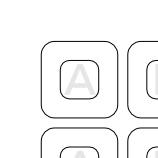
#> input picture research/mark_generator/v3/data/output/resized/box_128_138.jpg, 158 x 158 px; its folder holds only this picture in this run
$ python step5.py
#> lines starting #> are read from the running program, lines starting #| are printed output that depends on the picture
import glob
from PIL import Image, ImageDraw
import os
import random
import numpy as np
import math
import typing as tp
from scipy.special import comb
from tqdm import tqdm
# Get a list of all files matching the pattern
file_list = glob.glob('data/output/resized/*.jpg')

# Load all images from file_list
images = [Image.open(file) for file in file_list]
#> images = 1 item
C = 0.551915024494
# (1, 0), (c, 1), (1, c), (0, 1) ()
# But to randomize it's more convinient to work with polar points
B = math.atan(C)
D = math.sqrt(math.pow(C, 2) + 1)

# And we want to remove the last point from quarter to join with other quarters
PERFECT_QUARTER_POINTS = np.array([(1, 0), (D, B), (D, math.pi / 2 - B)])
QUARTER_ANGLE = math.pi / 2

class Point(tp.NamedTuple):
    x: float
    y: float

def bernstein_poly(i, n, t):
    """
     The Bernstein polynomial of n, i as a function of t
    """

    return comb(n, i) * (t ** (n - i)) * (1 - t) ** i


def bezier_curve(points, nTimes=1000):
    """
       Given a set of control points, return the
       bezier curve defined by the control points.

       points should be a list of lists, or list of tuples
       such as [ [1,1],
                 [2,3],
                 [4,5], ..[Xn, Yn] ]
        nTimes is the number of time steps, defaults to 1000

        See http://processingjs.nihongoresources.com/bezierinfo/
    """

    nPoints = len(points)
    xPoints = np.array([p[0] for p in points])
    yPoints = np.array([p[1] for p in points])

    t = np.linspace(0.0, 1.0, nTimes)

    polynomial_array = np.array([bernstein_poly(i, nPoints - 1, t) for i in range(0, nPoints)])

    xvals = np.dot(xPoints, polynomial_array)
    yvals = np.dot(yPoints, polynomial_array)

    return xvals, yvals


def create_handwritten_circle(alpha: float, gamma: float):

    def create_next_quarter(last_quarter: np.array, _max_radius_dev: float, _max_angle_dev: float, close: bool = False):
        radius_deviation = random.normalvariate(0, _max_radius_dev / 3)
        angle_deviation = random.normalvariate(0, _max_angle_dev / 3)
        new_quarter = last_quarter.copy() + (radius_deviation, angle_deviation + QUARTER_ANGLE)
        if close:
            closing_point = last_quarter[0] + (radius_deviation, angle_deviation + 2 * QUARTER_ANGLE)
            new_quarter = np.append(new_quarter, [closing_point], axis=0)
        return new_quarter

    def pol2cart(radius: float, angle: float):
        x = radius * np.cos(angle)
        y = radius * np.sin(angle)
        return x, y

    max_radius_dev = random.normalvariate(0, alpha * 2)
    max_angle_dev = random.normalvariate(0, gamma * 4)

    quarters = [create_next_quarter(PERFECT_QUARTER_POINTS, max_radius_dev, max_angle_dev)]
    for quarter_number in range(3):  # add the remaining 3 quarters
        quarters.append(create_next_quarter(quarters[-1], max_radius_dev, max_angle_dev, quarter_number == 2))

    circle_point_pol = np.concatenate(quarters)
    circle_points_cart = np.array([pol2cart(radius, angle) for radius, angle in circle_point_pol])
    return bezier_curve(circle_points_cart, 10000)


def create_handwritten_cross(alpha: float, gamma: float):
    def generate_points(first_handle: tp.Tuple[float, float], control_point: tp.Tuple[float, float],
                        second_handle: tp.Tuple[float, float]):
        return [(first_handle[0] + random.normalvariate(0, alpha), first_handle[1] + random.normalvariate(0, alpha)),
                (control_point[0] + random.normalvariate(0, gamma), control_point[1] + random.normalvariate(0, gamma)),
                (second_handle[0] + random.normalvariate(0, alpha), second_handle[1] + random.normalvariate(0, alpha))]

    """
    :param alpha: deviation of start and end of the lines
    :param gamma: deviation from the center for the bezier control point
    """
    line1 = generate_points((0, 1), (.5, .5), (1, 0))
    line2 = generate_points((0, 0), (.5, .5), (1, 1))
    return np.concatenate((bezier_curve(line1, 10000), bezier_curve(line2, 10000)), axis=1)


def create_handwritten_doodle(alpha: float, beta: float, gamma: float, outlier_shape: tp.Tuple[float, float] = (1., 1.)):
    """
    :param alpha: deviation of handle points X values
    :param beta: deviation of handle points Y values
    :param gamma: deviation of bezier control point position
    """

    def calculate_control(first_handle: Point, second_handle: Point):
        middle_x, middle_y = abs(first_handle.x - second_handle.x) / 2, (
                    abs(first_handle.y - second_handle.y) / 2 + min(first_handle.y, second_handle.y))
        return random.normalvariate(middle_x, gamma), random.normalvariate(middle_y, 0)

    lines = []
    beta = max([beta / 4, 0.05])
    handlers = []
    recent_handle = Point(random.normalvariate(1 - outlier_shape[0], alpha / 6), random.normalvariate(1 - outlier_shape[1], beta / 6))
    i = 0
    while recent_handle.y < outlier_shape[1]:
        alpha_shift, beta_shift = random.normalvariate(0, alpha / 6), random.normalvariate(beta / 2, beta / 6)
        next_handle = Point(outlier_shape[0] + alpha_shift if i % 2 else 1 - outlier_shape[0] + alpha_shift,
                            recent_handle[1] + beta_shift)
        control_point = calculate_control(recent_handle, next_handle)
        lines.append(bezier_curve([recent_handle, control_point, next_handle], 10000))
        handlers.append(recent_handle)
        recent_handle = next_handle
        i += 1

    return np.concatenate(lines, axis=1)


def create_handwritten_tick(alpha: float, beta: float, gamma: float):
    left_handle = Point(random.normalvariate(0.1, alpha), random.normalvariate(0.1, beta))
    right_handle = Point(random.normalvariate(0.9, alpha), random.normalvariate(0.1, beta))
    right_control = Point(random.normalvariate(right_handle.x - gamma / 2, gamma / 6),
                          random.normalvariate(3 / 4, beta))
    left_control = Point(random.normalvariate(left_handle.x + gamma / 2, gamma / 6), random.normalvariate(3 / 4, beta))
    return bezier_curve([left_handle, right_control, left_control, right_handle], 1000)


def add_random_mark(image):
    image = image.convert("RGB")

    def add_handwritten_mark(image, mark_type='doodle', alpha=random.uniform(0.03, 0.25), beta=random.uniform(0.03, 0.25), gamma=random.uniform(0.03, 0.25)):
        draw = ImageDraw.Draw(image)
        width, height = image.size
        x, y = width // 2, height // 2

        colors = {
            'black': (1, 1, 1),
            'red': (255, 1, 1),
            'blue': (1, 1, 255),
            'green': (1, 255, 1),
            'yellow': (255, 255, 1),
            'purple': (128, 1, 128)
        }
        chosen_color = random.choice(list(colors.values()))

        for i in range(random.randint(0, 4)):
            if mark_type == 'doodle':
                xvals, yvals = create_handwritten_doodle(alpha, beta, gamma)
            elif mark_type == 'cross':
                xvals, yvals = create_handwritten_cross(alpha, gamma)
            elif mark_type == 'circle':
                xvals, yvals = create_handwritten_circle(alpha, gamma)
            elif mark_type == 'tick':
                xvals, yvals = create_handwritten_tick(alpha, beta, gamma)
            else:
                raise ValueError(f"Unknown mark type: {mark_type}")

            xvals = (xvals * width).astype(int)
            yvals = (yvals * height).astype(int)

            # Center the mark on the image and scale it to 20-48 pixels
            mark_width = max(xvals) - min(xvals)
            mark_height = max(yvals) - min(yvals)
            scale_factor = random.uniform(0, 2) / max(mark_width, mark_height)

            xvals = ((xvals - min(xvals)) * scale_factor + random.randint(0, width) - (mark_width * scale_factor) / 2).astype(int)
            yvals = ((yvals - min(yvals)) * scale_factor + random.randint(0, height) - (mark_height * scale_factor) / 2).astype(int)

            steps = random.randint(1, 3)
            # Create a gradient of 10 random gray shades

            if chosen_color == (1, 1, 1):
                random_shades = np.random.triangular(10, 100, 240, steps).astype(int)
            else:
                random_shades = np.random.triangular(70, 200, 255, steps).astype(int)
            gradient = [
                f'#{int(chosen_color[0] * shade / 255):02x}{int(chosen_color[1] * shade / 255):02x}{int(chosen_color[2] * shade / 255):02x}'
                for shade in random_shades
            ]
            gradient = np.resize(gradient, len(xvals) - 1).tolist()

            for i in range(len(xvals) - 1):
                draw.line((xvals[i], yvals[i], xvals[i + 1], yvals[i + 1]), fill=gradient[i], width=2)

        return image

    draw = ImageDraw.Draw(image)
    width, height = image.size
    mark_type = random.choice(['doodle', 'cross', 'tick'])

    # Crop the image to PADDING x PADDING size relative to the center
    PADDING = 158 + 10
    x, y = width // 2, height // 2
    shift_x = random.randint(-5, 5)
    shift_y = random.randint(-5, 5)
    x += shift_x
    y += shift_y
    left = x - PADDING // 4
    upper = y - PADDING // 4
    right = x + PADDING // 4
    lower = y + PADDING // 4
    image = image.crop((left, upper, right, lower))

    return add_handwritten_mark(image, mark_type)

# Apply random marks to all images
for i, image in tqdm(enumerate(images)):
    os.makedirs(f'data/output/noise/{i}', exist_ok=True)
    for j in tqdm(range(30)):
        marked_image = add_random_mark(image.copy())
        marked_image.save(f'data/output/noise/{i}/marked_{j}.jpg')
#> this loop made 1 pass
#> pass 1, in add_random_mark, `image = image.crop((left, upper, right, lower))`:
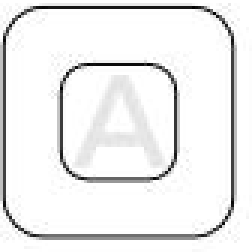
#> image: PIL image 84x84 RGB (shown 3 times larger); min 0, max 255, mean 237.6
#> pass 1, `marked_image.save(f'data/output/noise/{i}/marked_{j}.jpg')`:
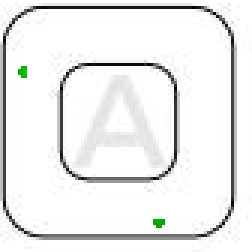
#> saved as marked_0.jpg: PIL image 84x84 RGB (shown 3 times larger); mean R, G, B 236.9, 237.4, 236.9
#> pass 1, in add_random_mark (call 2), `image = image.crop((left, upper, right, lower))`:
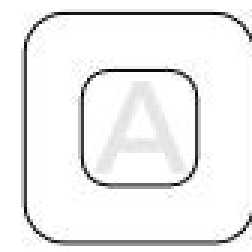
#> image: PIL image 84x84 RGB (shown 3 times larger); min 0, max 255, mean 239.8
#> after the loop:
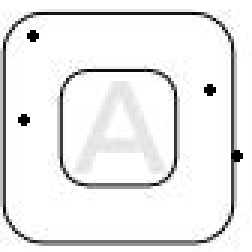
#> marked_image: PIL image 84x84 RGB (shown 3 times larger); min 0, max 255, mean 236
